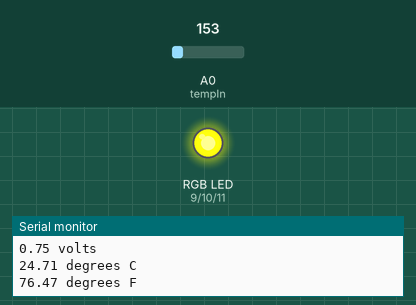
A sketch run on a simulated Arduino Uno, built with avr-gcc and run on an emulated ATmega328P. On the bench: an RGB LED mixed from three pins (HIGH = lit), the last lines printed to the serial monitor. Inputs (shaded band) come from the test bench; at power-on: A0 (tempIn) = 153. Dim RGB values are drawn brighter than linear.

Above: at 1.8 s.
1.9 s: A0 (tempIn) set to 165
At 3.2 s:
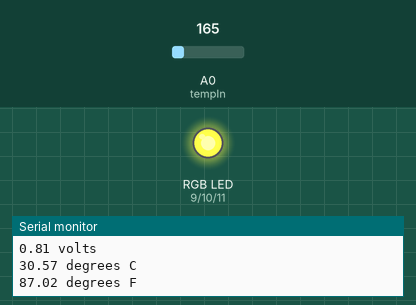
3.5 s: A0 (tempIn) set to 191
At 4.9 s:
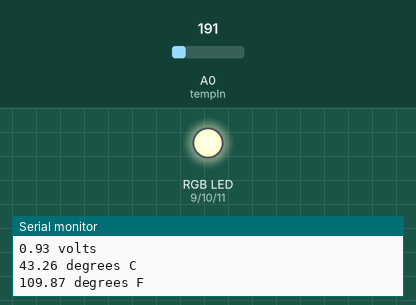
5.5 s: A0 (tempIn) set to 133
At 6.6 s:
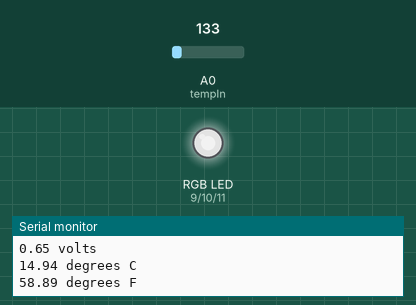
7.5 s: A0 (tempIn) set to 114
At 9.2 s:
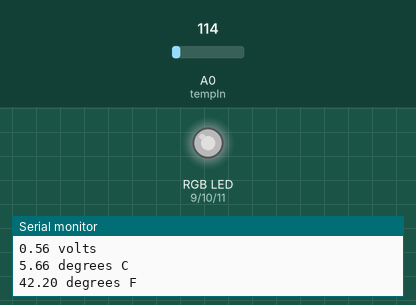
9.5 s: A0 (tempIn) set to 175
At 11.1 s:
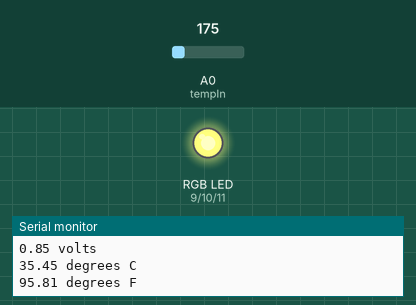
Timing chart, 0 to 12.5 s (numbered marks = the images above; inputs shaded):
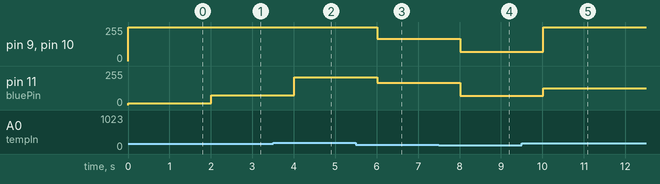

The sketch:

tutorial_piezo.ino
```cpp
const int tempIn = A0;

const int redPin = 9;
const int greenPin = 10;
const int bluePin = 11;

void setup() {
  pinMode(redPin, INPUT);
  pinMode(greenPin, INPUT);
  pinMode(bluePin, INPUT);
  Serial.begin(9600);
}

void loop() {

  int val = analogRead(tempIn);


 // converting that reading to voltage, for 3.3v arduino use 3.3
 float voltage = val * 5.0;
 voltage /= 1024.0;


 // print out the voltage
 Serial.print(val); Serial.println(" vals");
 Serial.print(voltage); Serial.println(" volts");

 // now print out the temperature
 float temperatureC = (voltage - 0.5) * 100 ;  //converting from 10 mv per degree wit 500 mV offset
                                               //to degrees ((volatge - 500mV) times 100)
 Serial.print(temperatureC); Serial.println(" degrees C");

 // now convert to Fahrenheight
 float temperatureF = (temperatureC * 9.0 / 5.0) + 32.0;
 Serial.print(temperatureF); Serial.println(" degrees F");

  //outputValue = map(val, 0.5, 1023, 0, 255);


  int outputValue = map(val, 100, 150, 0, 255);
  setColor(outputValue, outputValue, outputValue);

  //Serial.println(tempIn);

  delay(1000);
}


void setColor(int red, int green, int blue)
{
  analogWrite(redPin, red);
  analogWrite(greenPin, green);
  analogWrite(bluePin, blue);
}
```

Measured:
- after the input at 1.9 s, pin 11 (bluePin): 14/255 → 75/255 after 0.11 s
- after the input at 3.5 s, pin 11 (bluePin): 75/255 → 208/255 after 0.51 s
- after the input at 5.5 s, pin 9 (redPin), pin 10 (greenPin): 255/255 → 168/255 after 0.51 s; pin 11 (bluePin): 208/255 → 168/255 after 0.51 s
- after the input at 7.5 s, pin 9 (redPin), pin 10 (greenPin), pin 11 (bluePin): 168/255 → 71/255 after 0.52 s
- after the input at 9.5 s, pin 9 (redPin), pin 10 (greenPin): 71/255 → 255/255 after 0.52 s; pin 11 (bluePin): 71/255 → 126/255 after 0.52 s
